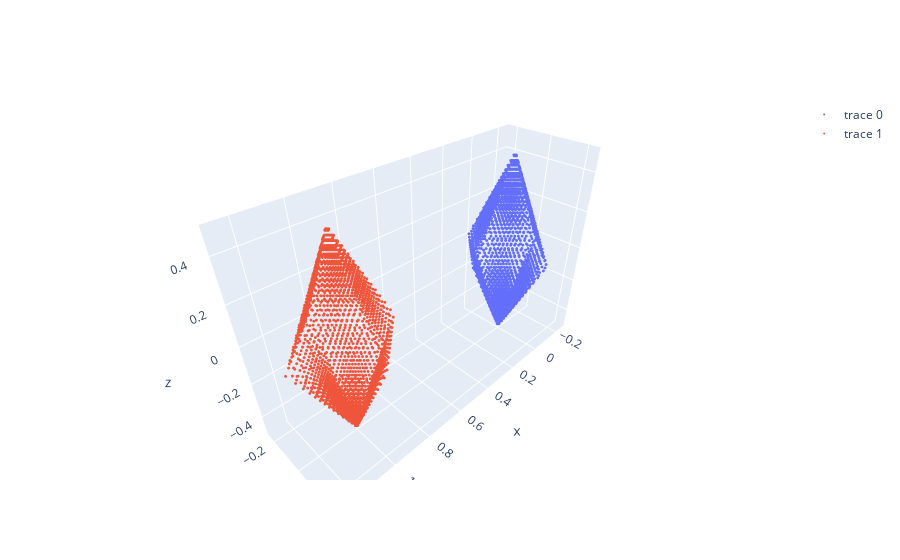

Source (notebook cell):
### Code cell
points_reshaped = points.view(n, -1, dim).detach().cpu().numpy()
plots = []
marker_opt = dict(size=1)
for idx in range(n):
    x=points_reshaped[idx, :, 0]
    y=points_reshaped[idx, :, 1]
    z=points_reshaped[idx, :, 2]
    plots.append(go.Scatter3d(x=x, y=y, z=z,
                                   mode='markers', marker=marker_opt))
fig = go.Figure(data=plots)
layout = go.Layout(yaxis=dict(scaleanchor="x", scaleratio=1))
fig.update_layout(layout)
fig.show()

### Figure 1 — Plotly figure (JSON) as saved in the notebook; plotly's stock layout.template omitted (floating-point values rounded to 4 significant figures; data arrays with more than 128 entries replaced by an {"elided": "..."} marker saying what was removed)
{"data": [{"marker": {"size": 1}, "mode": "markers", "type": "scatter3d", "x": {"elided": "2500 float values"}, "y": {"elided": "2500 float values"}, "z": {"elided": "2500 float values"}}, {"marker": {"size": 1}, "mode": "markers", "type": "scatter3d", "x": {"elided": "2500 float values"}, "y": {"elided": "2500 float values"}, "z": {"elided": "2500 float values"}}], "layout": {"yaxis": {"scaleanchor": "x", "scaleratio": 1}}}
